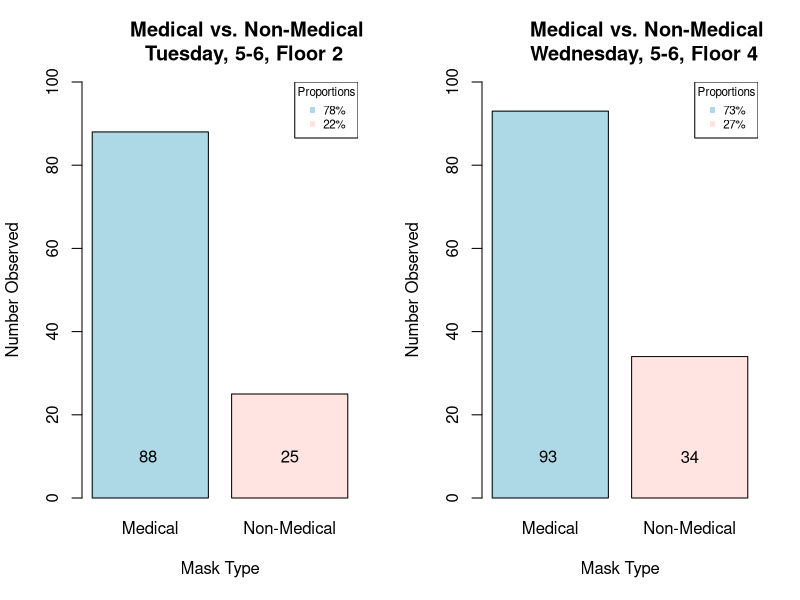
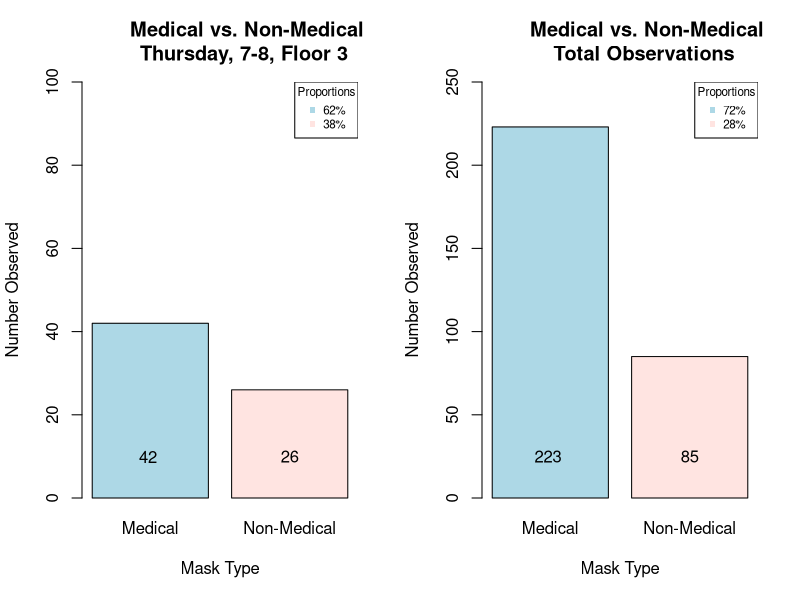

R code for these plots, in order:
## ---- chunk 1
knitr::opts_chunk$set(echo = TRUE, fig.align="center", fig.height=3)
library(kableExtra)
## ---- chunk 2
tab <- matrix(c("Tuesday", "Wednesday","Thursday", 2,4,3,88,93,42,25,34,26),ncol=4)
colnames(tab) <- c("Days", "Floor", "Medical", "Non-Medical")
kbl(tab, format = "latex", align = 'lccc', caption = "Frequency Distribution Table of People in The Library") %>%
  kable_styling(latex_options = c("striped", "hold_position"))
## ---- chunk 3
par(mfrow=c(1,2))
table_tu <- c(88,25)
barplot(table_tu,main="         Medical vs. Non-Medical
        Tuesday, 5-6, Floor 2",xlab="Mask Type",ylab="Number Observed",ylim=c(0,100),
        names.arg=c("Medical","Non-Medical"),col=c("lightblue","mistyrose"))
legend('topright', title="Proportions",legend=c("78%","22%"), cex=.7,
       col=c("lightblue","mistyrose"),pch=c(15,15))
text(0.68,10,"88")
text(1.9,10,"25")
table_wed <- c(93,34)
barplot(table_wed,main="         Medical vs. Non-Medical
        Wednesday, 5-6, Floor 4",xlab="Mask Type",
        ylab="Number Observed",ylim=c(0,100),names.arg=c("Medical","Non-Medical"),
        col=c("lightblue","mistyrose"))
legend('topright', title="Proportions",legend=c("73%","27%"), cex=.7,
       col=c("lightblue","mistyrose"),pch=c(15,15))
text(0.68,10,"93")
text(1.9,10,"34")
table_th <- c(42,26)
barplot(table_th,main="         Medical vs. Non-Medical
        Thursday, 7-8, Floor 3",xlab="Mask Type",
        ylab="Number Observed",ylim=c(0,100),names.arg=c("Medical","Non-Medical"),
        col=c("lightblue","mistyrose"))
legend('topright', title="Proportions",legend=c("62%","38%"), cex=.7,
       col=c("lightblue","mistyrose"),pch=c(15,15))
text(0.68,10,"42")
text(1.9,10,"26")
table_tot <- c(223,85)
barplot(table_tot,main="         Medical vs. Non-Medical
        Total Observations",xlab="Mask Type",
        ylab="Number Observed",ylim=c(0,250),names.arg=c("Medical","Non-Medical"),
        col=c("lightblue","mistyrose"))
legend('topright', title="Proportions",legend=c("72%","28%"), cex=.7,
       col=c("lightblue","mistyrose"),pch=c(15,15))
text(0.68,25,"223")
text(1.9,25,"85")
